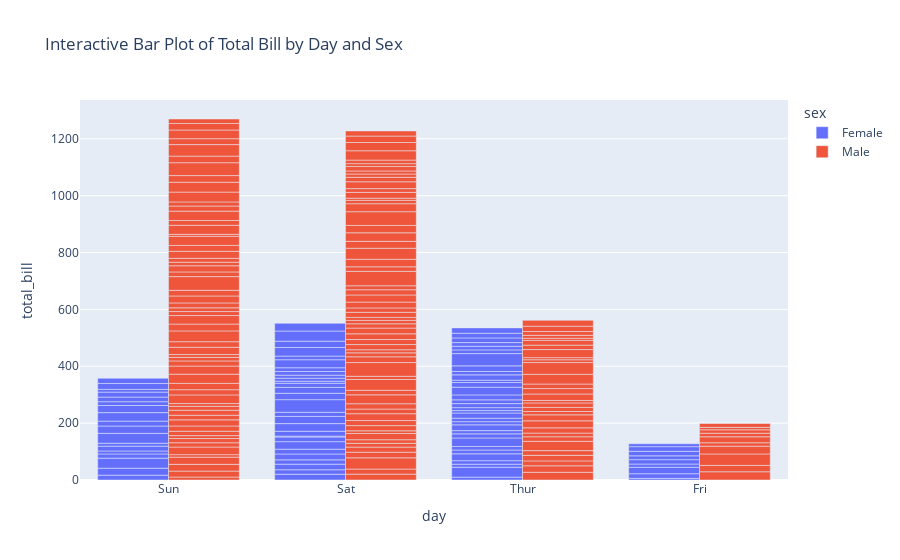

Source (notebook cell):
### Markdown cell above
## 3.2. Interactive Bar Plot

Interactive bar plots can be used to compare categories with interactivity.

### Code cell
fig = px.bar(df, x='day', y='total_bill', color='sex', barmode='group',
             title='Interactive Bar Plot of Total Bill by Day and Sex')
fig.show()

### Figure 1 — Plotly figure (JSON) as saved in the notebook; plotly's stock layout.template omitted (floating-point values rounded to 4 significant figures; data arrays with more than 128 entries replaced by an {"elided": "..."} marker saying what was removed)
{"data": [{"alignmentgroup": "True", "hovertemplate": "sex=Female<br>day=%{x}<br>total_bill=%{y}<extra></extra>", "legendgroup": "Female", "marker": {"color": "#636efa", "pattern": {"shape": ""}}, "name": "Female", "offsetgroup": "Female", "orientation": "v", "showlegend": true, "textposition": "auto", "type": "bar", "x": ["Sun", "Sun", "Sun", "Sun", "Sun", "Sun", "Sat", "Sat", "Sat", "Sat", "Sat", "Sat", "Sun", "Sun", "Sat", "Sat", "Sat", "Sat", "Sat", "Sat", "Sat", "Thur", "Thur", "Fri", "Fri", "Fri", "Fri", "Fri", "Sat", "Sat", "Sat", "Sat", "Sat", "Sun", "Sun", "Thur", "Thur", "Thur", "Thur", "Thur", "Thur", "Thur", "Thur", "Thur", "Thur", "Thur", "Thur", "Thur", "Thur", "Thur", "Thur", "Thur", "Thur", "Thur", "Thur", "Thur", "Thur", "Sun", "Sun", "Sun", "Sun", "Sun", "Sat", "Sat", "Sun", "Sun", "Sun", "Thur", "Thur", "Thur", "Thur", "Thur", "Thur", "Thur", "Sat", "Sat", "Sat", "Sat", "Sat", "Fri", "Fri", "Fri", "Fri", "Sat", "Sat", "Sat", "Thur"], "xaxis": "x", "y": [16.99, 24.59, 35.26, 14.83, 10.33, 16.97, 20.29, 15.77, 19.65, 15.06, 20.69, 16.93, 10.29, 34.81, 26.41, 16.45, 3.07, 17.07, 26.86, 25.28, 14.73, 10.07, 34.83, 5.75, 16.32, 22.75, 11.35, 15.38, 44.3, 22.42, 20.92, 14.31, 7.25, 25.71, 17.31, 10.65, 12.43, 24.08, 13.42, 12.48, 29.8, 14.52, 11.38, 20.27, 11.17, 12.26, 18.26, 8.51, 10.33, 14.15, 13.16, 17.47, 27.05, 16.43, 8.35, 18.64, 11.87, 29.85, 25, 13.39, 16.21, 17.51, 10.59, 10.63, 9.6, 20.9, 18.15, 19.81, 43.11, 13, 12.74, 13, 16.4, 16.47, 12.76, 13.27, 28.17, 12.9, 30.14, 13.42, 15.98, 16.27, 10.09, 22.12, 35.83, 27.18, 18.78], "yaxis": "y"}, {"alignmentgroup": "True", "hovertemplate": "sex=Male<br>day=%{x}<br>total_bill=%{y}<extra></extra>", "legendgroup": "Male", "marker": {"color": "#EF553B", "pattern": {"shape": ""}}, "name": "Male", "offsetgroup": "Male", "orientation": "v", "showlegend": true, "textposition": "auto", "type": "bar", "x": {"elided": "157 str values"}, "xaxis": "x", "y": {"elided": "157 float values"}, "yaxis": "y"}], "layout": {"barmode": "group", "legend": {"title": {"text": "sex"}, "tracegroupgap": 0}, "title": {"text": "Interactive Bar Plot of Total Bill by Day and Sex"}, "xaxis": {"anchor": "y", "domain": [0, 1], "title": {"text": "day"}}, "yaxis": {"anchor": "x", "domain": [0, 1], "title": {"text": "total_bill"}}}}
